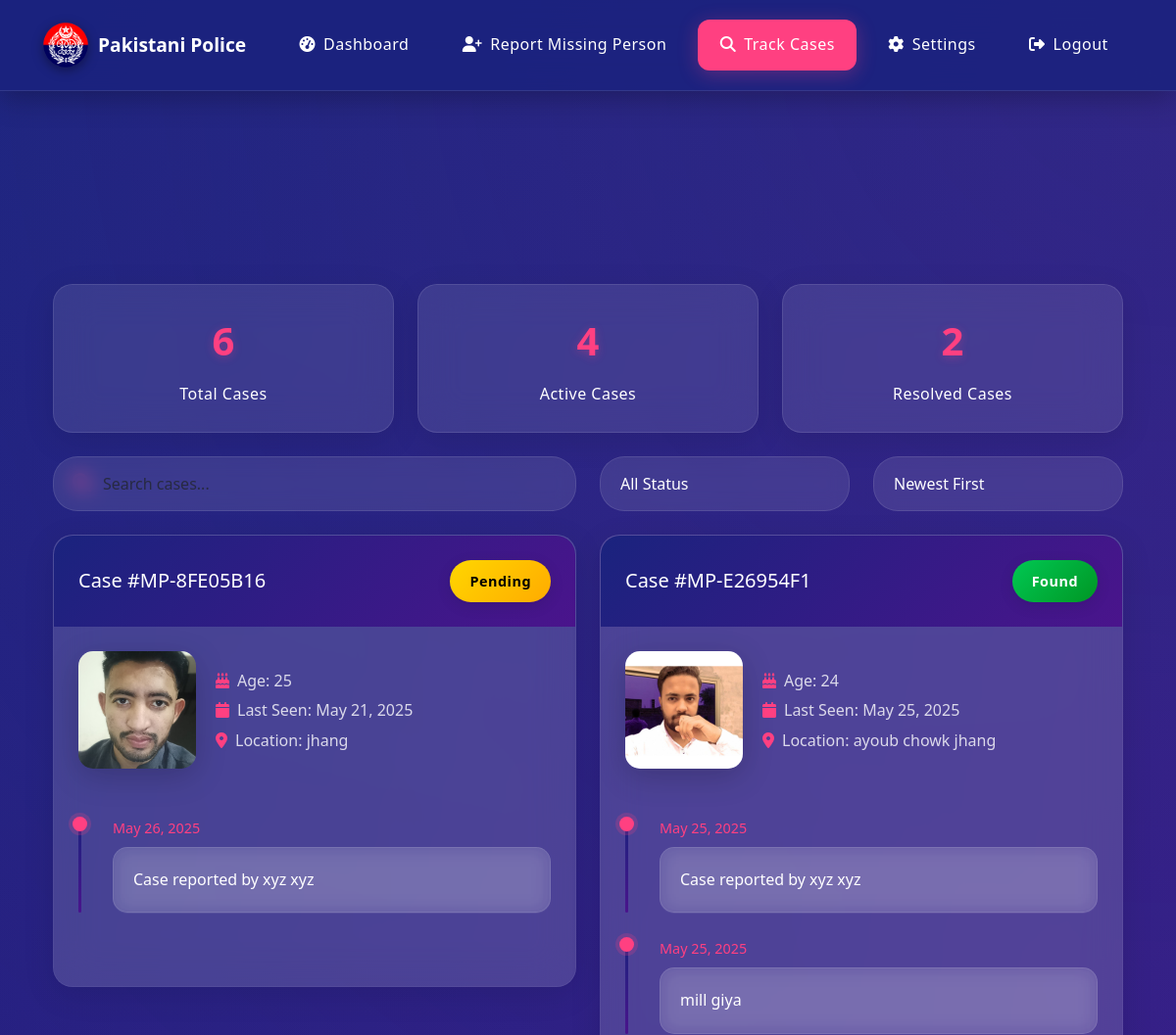
Before: /user/track-cases/ (signed in, upper part) with the older database file.
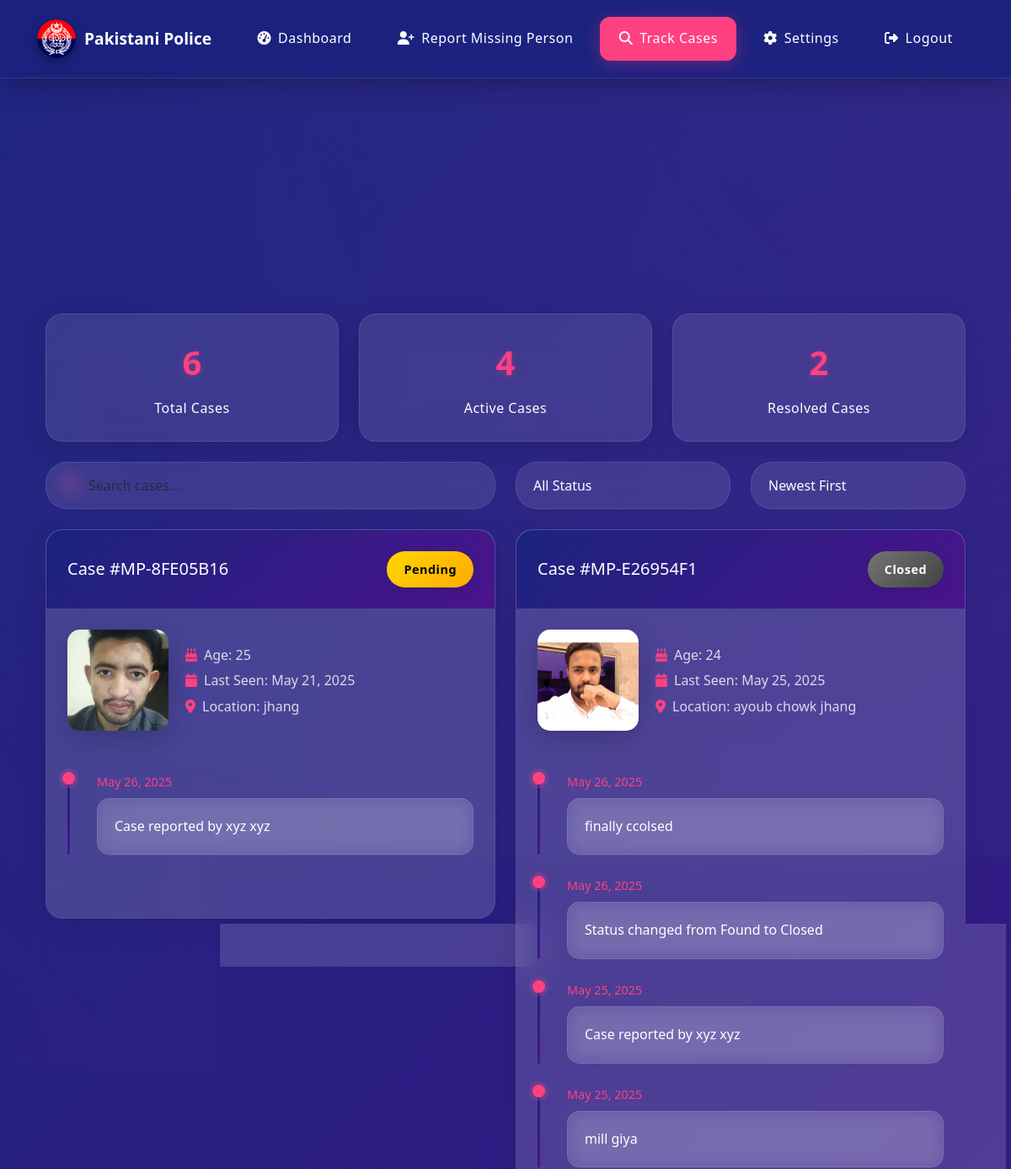
After: the same page with the newer database file.
### user/models.py (models this page shows, shortened)
class MissingPerson(models.Model):
    GENDER_CHOICES = (
        ('M', 'Male'),
        ('F', 'Female'),
        ('O', 'Other'),
    )
    STATUS_CHOICES = (
        ('pending', 'Pending'),
        ('investigation', 'Under Investigation'),
        ('found', 'Found'),
        ('closed', 'Closed'),
    )
    first_name = models.CharField(max_length=100)
    last_name = models.CharField(max_length=100)
    age = models.IntegerField()
    gender = models.CharField(max_length=1, choices=GENDER_CHOICES)
    date_of_birth = models.DateField()
    height = models.CharField(max_length=50, help_text="Height in feet and inches")
    weight = models.CharField(max_length=50, help_text="Weight in kg")
    eye_color = models.CharField(max_length=50)
    hair_color = models.CharField(max_length=50)
    skin_color = models.CharField(max_length=50)
    distinguishing_marks = models.TextField(blank=True, help_text="Scars, tattoos, or other identifying marks")
    last_seen_date = models.DateField()
    last_seen_location = models.CharField(max_length=255)
    last_seen_wearing = models.TextField(help_text="Description of clothes last seen wearing")
    reporter = models.ForeignKey(User, on_delete=models.CASCADE, related_name='reported_missing_persons')
    contact_number = models.CharField(max_length=15)
    additional_contact = models.CharField(max_length=15, blank=True)
    case_number = models.CharField(max_length=50, unique=True)
    status = models.CharField(max_length=20, choices=STATUS_CHOICES, default='pending')
    assigned_officer = models.ForeignKey(User, on_delete=models.SET_NULL, null=True, blank=True,
                                       related_name='assigned_missing_persons')
    location_found = models.CharField(max_length=255, blank=True, null=True)
    found_date = models.DateField(blank=True, null=True)
    description = models.TextField(help_text="Additional details about the missing person")
    photo = models.ImageField(upload_to='missing_persons/')
    additional_photos = models.ImageField(upload_to='missing_persons/additional/', blank=True, null=True)
    created_at = models.DateTimeField(auto_now_add=True)
    updated_at = models.DateTimeField(auto_now=True)
    class Meta:
        ordering = ['-created_at']
        verbose_name = 'Missing Person'
        verbose_name_plural = 'Missing Persons'

class CaseUpdate(models.Model):
    case = models.ForeignKey('MissingPerson', on_delete=models.CASCADE, related_name='updates')
    description = models.TextField()
    created_at = models.DateTimeField(auto_now_add=True)
    created_by = models.ForeignKey(User, on_delete=models.SET_NULL, null=True, related_name='user_case_updates')
    class Meta:
        ordering = ['-created_at']

### user/views.py (the view)
# urls.py: path('track-cases/', views.track_cases, name='track_cases'),
@login_required
def track_cases(request):
    logger.info(f"Track cases view accessed by user: {request.user}")
    try:
        if not request.user.is_authenticated:
            logger.error("User not authenticated")
            messages.error(request, 'Please log in to view your cases.')
            return redirect('login')
        try:
            with connection.cursor() as cursor:
                cursor.execute("""
                    SELECT COUNT(*) FROM user_missingperson
                    WHERE reporter_id = %s
                """, [request.user.id])
                count = cursor.fetchone()[0]
                logger.info(f"Raw SQL count of cases for user {request.user.id}: {count}")
            cases = MissingPerson.objects.filter(reporter_id=request.user.id).order_by('-created_at')
            logger.info(f"Found {cases.count()} cases for user {request.user.id}")
            for case in cases:
                logger.info(f"Case details - Number: {case.case_number}, Status: {case.status}, Created: {case.created_at}")
                logger.info(f"Case photo URL: {case.photo.url if case.photo else 'No photo'}")
        except Exception as e:
            logger.error(f"Database error while fetching cases: {str(e)}", exc_info=True)
            messages.error(request, 'Database error while fetching cases.')
            return render(request, 'user_track_cases.html', {
                'cases': [],
                'total_cases': 0,
                'active_cases': 0,
                'resolved_cases': 0,
            })
        try:
            total_cases = cases.count()
            active_cases = cases.filter(status__in=['pending', 'under_investigation']).count()
            resolved_cases = cases.filter(status__in=['found', 'closed']).count()
            logger.info(f"Statistics calculated - Total: {total_cases}, Active: {active_cases}, Resolved: {resolved_cases}")
        except Exception as e:
            logger.error(f"Error calculating statistics: {str(e)}", exc_info=True)
            total_cases = 0
            active_cases = 0
            resolved_cases = 0
        processed_cases = []
        for case in cases:
            try:
                case_updates = []
                case_updates.append({
                    'date': case.created_at.strftime('%B %d, %Y'),
                    'description': f'Case reported by {request.user.get_full_name()}'
                })
                try:
                    user_updates = CaseUpdate.objects.filter(case_id=case.id)
                    logger.info(f"Found {user_updates.count()} user updates for case {case.case_number}")
                    for update in user_updates:
                        logger.info(f"User update for case {case.case_number}: {update.description}")
                        case_updates.append({
                            'date': update.created_at.strftime('%B %d, %Y'),
                            'description': update.description
                        })
                except Exception as e:
                    logger.error(f"Error fetching user updates for case {case.case_number}: {str(e)}", exc_info=True)
                    messages.warning(request, f'Could not load some updates for case {case.case_number}')
                try:
                    officer_updates = case.officer_updates.all()
                    logger.info(f"Found {officer_updates.count()} officer updates for case {case.case_number}")
                    for update in officer_updates:
                        logger.info(f"Officer update for case {case.case_number}: {update.description}")
                        case_updates.append({
                            'date': update.created_at.strftime('%B %d, %Y'),
                            'description': f'Officer Update: {update.description}'
                        })
                except Exception as e:
                    logger.error(f"Error fetching officer updates for case {case.case_number}: {str(e)}", exc_info=True)
                    messages.warning(request, f'Could not load some officer updates for case {case.case_number}')
                case_updates.sort(key=lambda x: x['date'], reverse=True)
                case_data = {
                    'case': case,
                    'updates': case_updates
                }
                processed_cases.append(case_data)
                logger.info(f"Total updates for case {case.case_number}: {len(case_updates)}")
            except Exception as e:
                logger.error(f"Error processing case {case.case_number}: {str(e)}", exc_info=True)
                messages.warning(request, f'Could not process case {case.case_number}')
                continue
        context = {
            'cases': processed_cases,
            'total_cases': total_cases,
            'active_cases': active_cases,
            'resolved_cases': resolved_cases,
        }
        logger.info(f"Context data - Total cases: {total_cases}, Active: {active_cases}, Resolved: {resolved_cases}")
        logger.info(f"Number of cases in context: {len(processed_cases)}")
        return render(request, 'user_track_cases.html', context)
    except Exception as e:
        logger.error(f"Unexpected error in track_cases view: {str(e)}", exc_info=True)
        messages.error(request, f'An unexpected error occurred: {str(e)}')
        return render(request, 'user_track_cases.html', {
            'cases': [],
            'total_cases': 0,
            'active_cases': 0,
            'resolved_cases': 0,
        })

### frontend/models.py (called while the page is built)
    def __str__(self):
        return f"{self.username} ({self.get_user_type_display()})"

### user/templates/user_track_cases.html (shortened to what this page needs)
{% extends 'base_users.html' %}
{% load static %}
{% block content %}
<div class="container py-5">
    <div class="row mb-4">
        <div class="col-md-4">
            <div class="stat-card">
                <div class="stat-number">{{ total_cases }}</div>
                <div class="stat-label">Total Cases</div>
            </div>
        </div>
        <div class="col-md-4">
            <div class="stat-card">
                <div class="stat-number">{{ active_cases }}</div>
                <div class="stat-label">Active Cases</div>
            </div>
        </div>
        <div class="col-md-4">
            <div class="stat-card">
                <div class="stat-number">{{ resolved_cases }}</div>
                <div class="stat-label">Resolved Cases</div>
            </div>
        </div>
    </div>
    <div class="row mb-4">
        <div class="col-md-6">
            <div class="search-box">
                <i class="fas fa-search"></i>
                <input type="text" id="searchInput" class="form-control" placeholder="Search cases...">
            </div>
        </div>
        <div class="col-md-3">
            <select id="statusFilter" class="form-select">
                <option value="">All Status</option>
            </select>
        </div>
        <div class="col-md-3">
            <select id="sortBy" class="form-select">
                <option value="newest">Newest First</option>
            </select>
        </div>
    </div>
    <div class="row" id="casesList">
        {% for case_data in cases %}
        {% with case=case_data.case updates=case_data.updates %}
        <div class="col-md-6 mb-4 case-card"
             data-case-number="{{ case.case_number }}"
             data-status="{{ case.status }}"
             data-date="{{ case.created_at|date:'Y-m-d' }}">
            <div class="tracking-card">
                <div class="case-header d-flex justify-content-between align-items-center">
                    <h5 class="mb-0">Case #{{ case.case_number }}</h5>
                    <span class="status-badge status-{{ case.status }}">
                        {{ case.status|title }}
                    </span>
                </div>
                <div class="case-body">
                    <div class="case-details">
                        {% if case.photo %}
                        <img src="{{ case.photo.url }}" alt="Missing Person Photo" class="case-photo">
                        {% else %}
                        <div class="no-photo-placeholder">
                            <i class="fas fa-user"></i>
                        </div>
                        {% endif %}
                        <div class="case-info">
                            <p class="case-meta"><i class="fas fa-birthday-cake"></i>Age: {{ case.age }}</p>
                            <p class="case-meta"><i class="fas fa-calendar"></i>Last Seen: {{ case.last_seen_date|date:"F d, Y" }}</p>
                            <p class="case-meta"><i class="fas fa-map-marker-alt"></i>Location: {{ case.last_seen_location }}</p>
                        </div>
                    </div>
                    <div class="timeline mt-4">
                        {% for update in updates %}
                        <div class="timeline-item">
                            <div class="timeline-date">{{ update.date }}</div>
                            <div class="timeline-content">
                                {{ update.description }}
                            </div>
                        </div>
                        {% endfor %}
                    </div>
                </div>
            </div>
        </div>
        {% endwith %}
        {% empty %}
        <div class="col-12">
            <div class="alert alert-info">
                No cases found. <a href="{% url 'report_missing_person' %}" class="alert-link">Report a new case</a>
            </div>
        </div>
        {% endfor %}
    </div>
</div>
{% endblock %}

Changed rows visible on the page:
changed MissingPerson "MP-E26954F1": status "found" → "closed" (drawn); case.status "Found" → "Closed"
added CaseUpdate: description "finally ccolsed"
added CaseUpdate: description "Status changed from Found to Closed"
Other visible differences:
new list line: "May 26, 2025"
